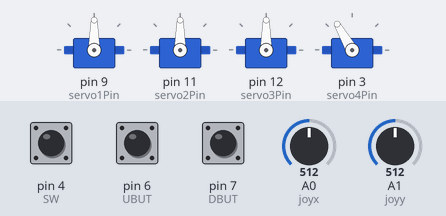
Bench run of a sketch on a simulated Arduino Uno, built with avr-gcc and run on an emulated ATmega328P. On the bench: 4 × servo. The inputs (shaded band) are chosen by the test bench; at power-on: A0 (joyx) = 512, pin 6 (UBUT) LOW, pin 7 (DBUT) LOW, A1 (joyy) = 512, pin 4 (SW) HIGH. What the sketch prints to the serial monitor is not drawn.

Above: at 1.2 s.
1.3 s: A0 (joyx) set to 418
2.8 s: A0 (joyx) set to 383
At 5.5 s:
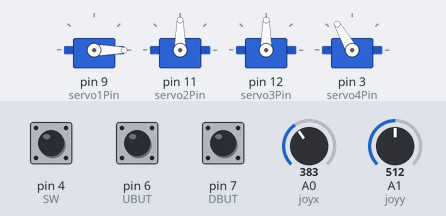
5.8 s: pin 6 (UBUT) pulled HIGH for 1 s
At 7.3 s:
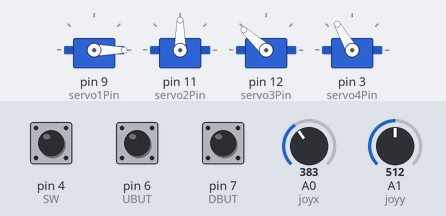
8.3 s: pin 7 (DBUT) pulled HIGH for 3.2 s
At 11.7 s:
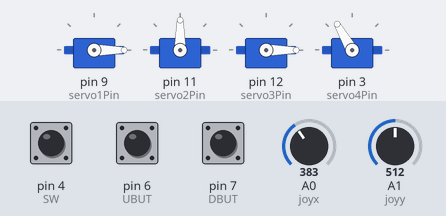
13.0 s: A1 (joyy) set to 414
14.5 s: A1 (joyy) set to 392
At 17.2 s:
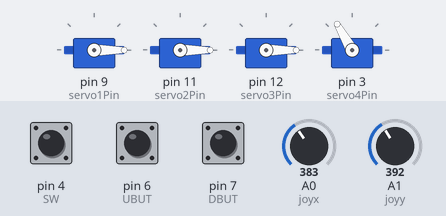
Timing chart, 0 to 18.5 s (numbered marks = the images above; inputs shaded):
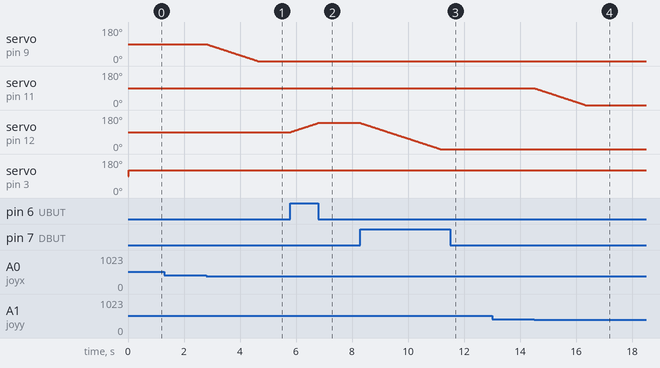

Measured:
- the behaviour switches between 401 and 400 on A0 (joyx) (found by bisection; images 0 and 1)
- the behaviour switches between 401 and 400 on A1 (joyy) (found by bisection; images 3 and 4)
- after the input at 1.3 s, every drawn part: stays the same
- after the input at 2.8 s, servo on pin 9 (servo1Pin): moves from 90° to 0° over 1.8 s, starting at once
- after the input at 5.8 s, servo on pin 12 (servo3Pin): moves from 90° to 138° over 0.97 s, starting at once
- after the input at 8.3 s, servo on pin 12 (servo3Pin): moves from 138° to 0° over 2.8 s, starting at once
- after the input at 13.0 s, every drawn part: stays the same
- after the input at 14.5 s, servo on pin 11 (servo2Pin): moves from 90° to 0° over 1.8 s, starting at once

The sketch:

robot_arm.ino
```cpp
// Include the Servo library
#include <Servo.h>
// Declare the Servo pins
const int servo1Pin = 9;
const int servo2Pin = 11;
const int servo3Pin = 12;
const int servo4Pin = 3;

//Declare analog pins
const int SW = 4;
int SW_STAT = 0;
const int joyx = 0;
const int joyy = 1;
int joyValx;
int joyDegx = 90;
int joyValy;
int joyDegy = 90;

//Buttons
const int UBUT = 6;
int UBUT_VAL = 0;
const int DBUT = 7;
int DBUT_VAL = 0;
int butDeg = 90;

// Create a servo object
Servo Servo1;
Servo Servo2;
Servo Servo3;
Servo Servo4;

void setup() {
  // We need to attach the servo to the used pin number
  Servo1.attach(servo1Pin);
  Servo2.attach(servo2Pin);
  Servo3.attach(servo3Pin);
  Servo4.attach(servo4Pin);

  //pins for analog stick
  pinMode(SW, INPUT);
  digitalWrite(SW, HIGH);
  Serial.begin(9600);

  //pins for buttons


}
void loop() {
  //fast version to control 2
  /*joyVal = analogRead(joyx);
    joyVal = map( joyVal, 0, 1023, 0, 180);
    Servo1.write(joyVal);

    joyVal = analogRead(joyy);
    joyVal = map( joyVal, 0, 1023, 0, 180);
    Servo2.write(joyVal);*/

  if (analogRead(joyx) <= 400) {
    joyDegx--;
  } else if (analogRead(joyx) <= 650) {

  } else if (analogRead(joyx) > 680) {
    joyDegx++;
  }
  //Serial.println(analogRead(joyx));
  //Serial.println(joyDegx);
  Servo1.write(joyDegx);

  delay(20);

  if (analogRead(joyy) <= 400) {
    joyDegy--;
  } else if (analogRead(joyy) <= 650) {

  } else if (analogRead(joyy) > 680) {
    joyDegy++;
  }
  //Serial.println(analogRead(joyy));
  //Serial.println(joyDegy);
  Servo2.write(joyDegy);

  //Button section
  UBUT_VAL = digitalRead(UBUT);
  DBUT_VAL = digitalRead(DBUT);
  //Serial.println(DBUT_VAL);
  if (DBUT_VAL == HIGH) {
    butDeg--;
    Servo3.write(butDeg);
  }

  if (UBUT_VAL == HIGH) {
    butDeg++;
    Servo3.write(butDeg);
  }

  //Switch code
  //Servo4.write(120);
  Serial.println(digitalRead(SW));
  if(digitalRead(SW) == HIGH){
    Servo4.write(120);
  } else {
    Servo4.write(150);
  }

}
```
